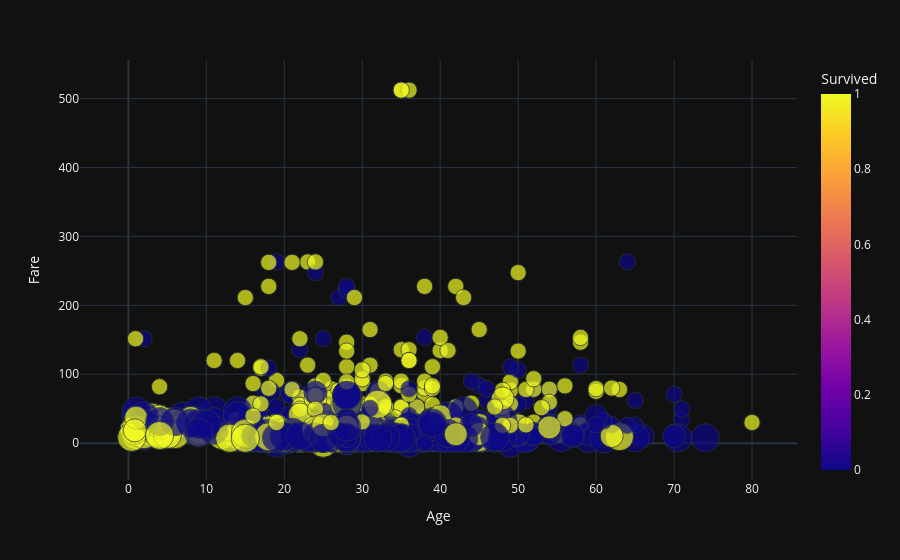

Notebook cell for this chart:
### Code cell
px.scatter(df, x='Age', y='Fare', color='Survived', template='plotly_dark', size='Pclass')

### Figure 1 — Plotly figure (JSON) as saved in the notebook; plotly's stock layout.template omitted (floating-point values rounded to 4 significant figures; data arrays with more than 128 entries replaced by an {"elided": "..."} marker saying what was removed)
{"data": [{"hovertemplate": "Age=%{x}<br>Fare=%{y}<br>Pclass=%{marker.size}<br>Survived=%{marker.color}<extra></extra>", "legendgroup": "", "marker": {"color": {"elided": "891 int values"}, "coloraxis": "coloraxis", "size": {"elided": "891 int values"}, "sizemode": "area", "sizeref": 0.0075, "symbol": "circle"}, "mode": "markers", "name": "", "orientation": "v", "showlegend": false, "type": "scatter", "x": {"elided": "891 float values"}, "xaxis": "x", "y": {"elided": "891 float values"}, "yaxis": "y"}], "layout": {"coloraxis": {"colorbar": {"title": {"text": "Survived"}}, "colorscale": [[0, "#0d0887"], [0.1111, "#46039f"], [0.2222, "#7201a8"], [0.3333, "#9c179e"], [0.4444, "#bd3786"], [0.5556, "#d8576b"], [0.6667, "#ed7953"], [0.7778, "#fb9f3a"], [0.8889, "#fdca26"], [1, "#f0f921"]]}, "legend": {"itemsizing": "constant", "tracegroupgap": 0}, "margin": {"t": 60}, "xaxis": {"anchor": "y", "domain": [0, 1], "title": {"text": "Age"}}, "yaxis": {"anchor": "x", "domain": [0, 1], "title": {"text": "Fare"}}}}
